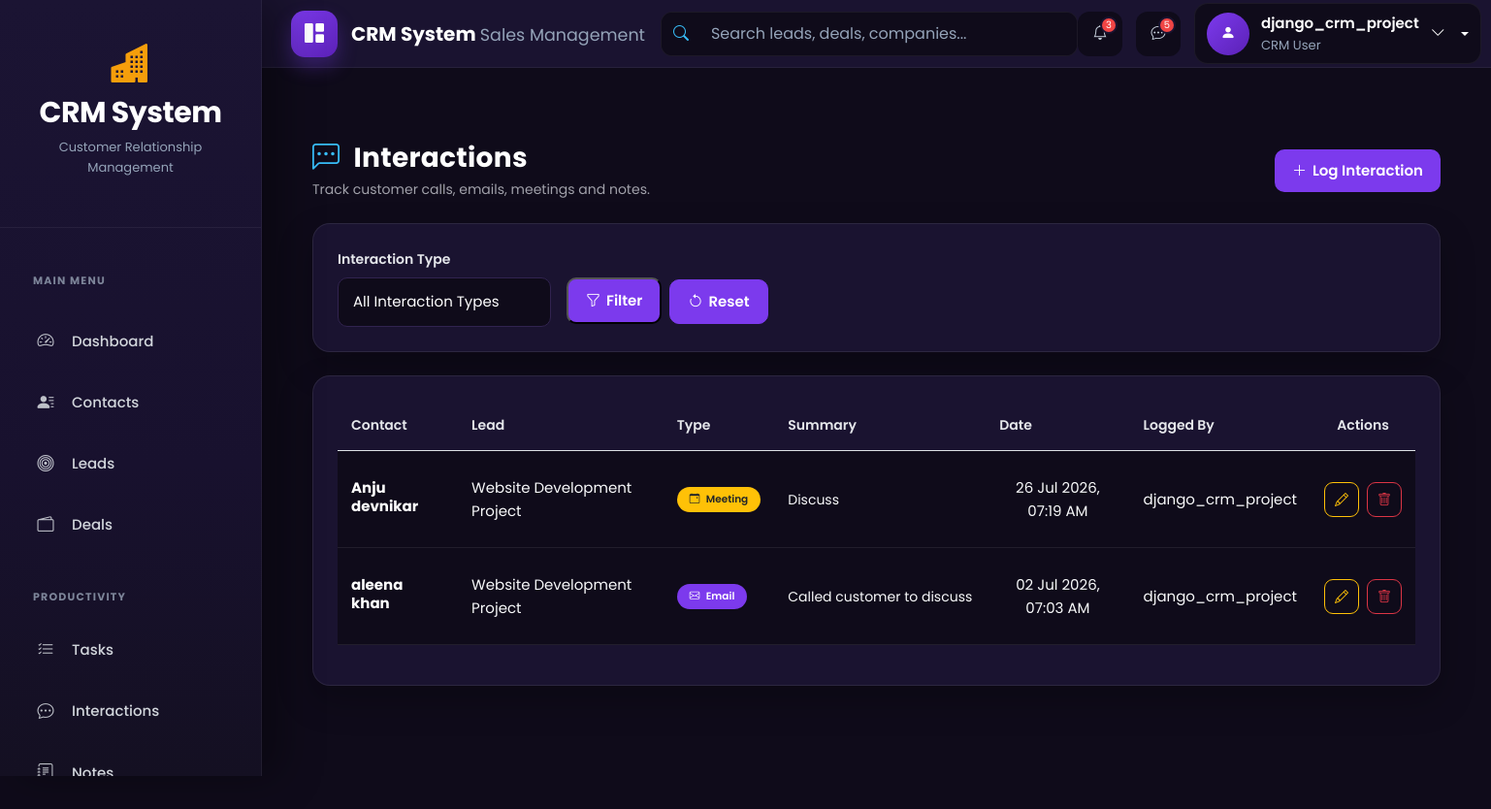
Screenshot of /interactions/ (signed in) with the database file from the repository.
### accounts/models.py (models this page shows)
class CustomUser(AbstractUser):
    ROLE_CHOICES = (
        ('admin', 'Admin'),
        ('agent', 'Agent'),
    )
    role = models.CharField(max_length=10, choices=ROLE_CHOICES, default='agent')
    phone = models.CharField(max_length=15, blank=True, null=True)
    profile_pic = models.ImageField(upload_to="profiles/", blank=True, null=True)
    email = models.EmailField(unique=True)
    is_approved = models.BooleanField(default=False, help_text="Admin approval required for login")
    def __str__(self):
        return self.username

### interactions/models.py (models this page shows, shortened)
class Interaction(models.Model):
    INTERACTION_CHOICES = (
        ("call", "Call"),
        ("email", "Email"),
        ("meeting", "Meeting"),
        ("note", "Note"),
    )
    contact = models.ForeignKey(
        Contact,
        on_delete=models.CASCADE,
        related_name="interactions",
    )
    lead = models.ForeignKey(
        Lead,
        on_delete=models.SET_NULL,
        null=True,
        blank=True,
        related_name="interactions",
    )
    interaction_type = models.CharField(
        max_length=10,
        choices=INTERACTION_CHOICES,
    )
    summary = models.TextField()
    logged_by = models.ForeignKey(
        settings.AUTH_USER_MODEL,
        on_delete=models.SET_NULL,
        null=True,
        related_name="logged_interactions",
    )
    interaction_date = models.DateTimeField(
        default=timezone.now,
    )
    class Meta:
        ordering = ["-interaction_date"]
        verbose_name = "Interaction"
        verbose_name_plural = "Interactions"

### contacts/models.py (models this page shows)
class Contact(models.Model):
    SOURCE_CHOICES = (
        ('website','Website'),
        ('referral','Referral'),
        ('social','Social Media'),
        ('cold_call','Cold Call'),
    )
    first_name = models.CharField(max_length=100)
    last_name = models.CharField(max_length=100)
    email = models.EmailField(unique=True)
    phone = models.CharField(max_length=20,blank=True)
    company = models.ForeignKey(Company,on_delete=models.SET_NULL,null=True,blank=True)
    assigned_to = models.ForeignKey(settings.AUTH_USER_MODEL,on_delete=models.SET_NULL,null=True,blank=True)
    source = models.CharField(max_length=20,choices=SOURCE_CHOICES)
    created_at = models.DateTimeField(auto_now_add=True)
    def __str__(self):
       return f"{self.first_name} {self.last_name}"

### leads/models.py (models this page shows)
class Lead(models.Model):
    STATUS_CHOICES = [
        ('new','New'),
        ('contacted','Contacted'),
        ('qualified','Qualified'),
        ('proposal','Proposal'),
        ('won','Won'),
        ('lost','Lost'),
    ]
    contact = models.ForeignKey(Contact,on_delete=models.CASCADE)
    title = models.CharField(max_length=200)
    status = models.CharField(max_length=20, choices=STATUS_CHOICES, default='new')
    assigned_to = models.ForeignKey(settings.AUTH_USER_MODEL, on_delete=models.SET_NULL, null=True,blank=True)
    estimated_value = models.DecimalField(max_digits=12, decimal_places=2, default=0)
    expected_close =models.DateField(null=True, blank=True)
    created_at = models.DateTimeField(auto_now_add=True)
    updated_at =models.DateTimeField(auto_now=True)
    def __str__(self):
        return self.title

### interactions/views.py (the view)
class InteractionListView(LoginRequiredMixin, ListView):
    model = Interaction
    template_name = "interactions/interaction_list.html"
    context_object_name = "interactions"
    def get_queryset(self):
        queryset = (
            Interaction.objects
            .select_related(
                "contact",
                "lead",
                "logged_by",
            )
            .order_by(
                "-interaction_date"
            )
        )
        if self.request.user.role != "admin":
            queryset = queryset.filter(
                logged_by=self.request.user
            )
        interaction_type = self.request.GET.get(
            "type"
        )
        if interaction_type:
            queryset = queryset.filter(
                interaction_type=interaction_type
            )
        return queryset

### templates/interactions/interaction_list.html (shortened to what this page needs)
{% extends "base.html" %}
{% block content %}
<div class="container-fluid mt-4">
    <div class="d-flex justify-content-between align-items-center flex-wrap gap-3 mb-4">
        <div>
            <h2 class="crm-title mb-1">
                <i class="bi bi-chat-left-dots me-2"
                   style="color:#38bdf8;"></i>
                Interactions
            </h2>
            <p class="crm-page-subtitle mb-0">
                Track customer calls, emails, meetings and notes.
            </p>
        </div>
        <a href="{% url 'interactions:interaction_add' %}"
           class="crm-btn-primary">
            <i class="bi bi-plus-lg"></i>
            Log Interaction
        </a>
    </div>
    <div class="crm-card mb-4">
        <form method="GET"
              class="crm-form d-flex flex-wrap gap-3 align-items-center">
            <div>
                <label class="crm-label mb-2">
                    Interaction Type
                </label>
                <select name="type"
                        class="form-select crm-input"
                        style="width:220px;">
                    <option value="">
                        All Interaction Types
                    </option>
                </select>
            </div>
            <div class="d-flex align-items-end gap-2"
                 style="padding-top:28px;">
                <button type="submit"
                        class="crm-btn-primary">
                    <i class="bi bi-funnel"></i>
                    Filter
                </button>
                <a href="{% url 'interactions:interaction_list' %}"
                   class="crm-btn-secondary">
                    <i class="bi bi-arrow-counterclockwise"></i>
                    Reset
                </a>
            </div>
        </form>
    </div>
    <div class="crm-card">
        {% if interactions %}
        <div class="table-responsive">
            <table class="table align-middle crm-contact-table">
                <thead>
                    <tr>
                        <th>Contact</th>
                        <th>Lead</th>
                        <th>Type</th>
                        <th>Summary</th>
                        <th>Date</th>
                        <th>Logged By</th>
                        <th class="text-center">
                            Actions
                        </th>
                    </tr>
                </thead>
                <tbody>
                {% for interaction in interactions %}
                    <tr>
                        <td>
                            <strong class="text-white">
                                {{ interaction.contact }}
                            </strong>
                        </td>
                        <td>
                            {% if interaction.lead %}
                                <span class="text-light">
                                    {{ interaction.lead }}
                                </span>
                            {% else %}
                                <span class="text-secondary">
                                    —
                                </span>
                            {% endif %}
                        </td>
                        <td>
                            {% if interaction.interaction_type == "call" %}
                                <span class="badge bg-success">
                                    <i class="bi bi-telephone me-1"></i>
                                    {{ interaction.get_interaction_type_display }}
                                </span>
                            {% elif interaction.interaction_type == "email" %}
                                <span class="badge bg-primary">
                                    <i class="bi bi-envelope me-1"></i>
                                    {{ interaction.get_interaction_type_display }}
                                </span>
                            {% elif interaction.interaction_type == "meeting" %}
                                <span class="badge bg-warning text-dark">
                                    <i class="bi bi-calendar-event me-1"></i>
                                    {{ interaction.get_interaction_type_display }}
                                </span>
                            {% else %}
                                <span class="badge bg-secondary">
                                    <i class="bi bi-sticky me-1"></i>
                                    {{ interaction.get_interaction_type_display }}
                                </span>
                            {% endif %}
                        </td>
                        <td title="{{ interaction.summary }}">
                            <span class="text-light">
                                {{ interaction.summary|truncatechars:50 }}
                            </span>
                        </td>
                        <td>
                            <span class="text-light">
                                {{ interaction.interaction_date|date:"d M Y, h:i A" }}
                            </span>
                        </td>
                        <td>
                            {% if interaction.logged_by %}
                                <span class="text-light">
                                    {{ interaction.logged_by }}
                                </span>
                            {% else %}
                                <span class="text-secondary">
                                    —
                                </span>
                            {% endif %}
                        </td>
                        <td class="text-center">
                            <div class="btn-group">
                                <a href="{% url 'interactions:interaction_edit' interaction.pk %}"
                                   class="btn btn-sm btn-outline-warning"
                                   title="Edit Interaction">
                                    <i class="bi bi-pencil"></i>
                                </a>
                                <a href="{% url 'interactions:interaction_delete' interaction.pk %}"
                                   class="btn btn-sm btn-outline-danger"
                                   title="Delete Interaction">
                                    <i class="bi bi-trash"></i>
                                </a>
                            </div>
                        </td>
                    </tr>
                {% endfor %}
                </tbody>
            </table>
        </div>
        {% endif %}
    </div>
</div>
{% endblock %}

### templates/includes/navbar.html (shortened to what this page needs)
<nav class="navbar navbar-expand-lg crm-navbar">
  <div class="container-fluid">
    <a class="navbar-brand crm-brand" href="{% url 'dashboard' %}">
      <div class="crm-brand-icon">
        <i class="bi bi-grid-1x2-fill"></i>
      </div>
      <div class="crm-brand-text">
        <span class="crm-brand-title"> CRM System </span>
        <small> Sales Management </small>
      </div>
    </a>
    <div class="collapse navbar-collapse" id="crmNavbar">
      <form class="crm-search mx-auto">
        <div class="input-group">
          <span class="input-group-text">
            <i class="bi bi-search"></i>
          </span>
          <input
            type="search"
            class="form-control"
            placeholder="Search leads, deals, companies..."
          />
        </div>
      </form>
      {% if user.is_authenticated %}
      <div class="crm-navbar-actions">
       <a href="javascript:void(0);" class="crm-nav-icon">
    <i class="bi bi-bell"></i>
    <span class="crm-nav-badge">3</span>
</a>
        <a href="#" class="crm-nav-icon">
          <i class="bi bi-chat-dots"></i>
          <span class="crm-nav-badge">5</span>
        </a>
        <div class="dropdown crm-user-dropdown">
          <a
            href="#"
            class="crm-user dropdown-toggle"
            role="button"
            data-bs-toggle="dropdown"
            aria-expanded="false"
          >
            <div class="crm-avatar">
              <i class="bi bi-person-fill"></i>
            </div>
            <div class="crm-user-info">
              <span class="crm-user-name"> {{ user.username }} </span>
<small>
    CRM User
</small>            </div>
            <i class="bi bi-chevron-down crm-arrow"></i>
          </a>
        </div>
      </div>
      {% else %}
      <div class="d-flex align-items-center gap-2 ms-auto">
        <a href="/accounts/login/" class="btn btn-outline-light"> Login </a>
        <a href="/accounts/register/" class="btn btn-primary"> Register </a>
      </div>
      {% endif %}
    </div>
  </div>
</nav>

### rows the page displays
CustomUser: username "django_crm_project"
Interaction: contact "Anju devnikar", lead "Website Development Project", interaction_type "Meeting", summary "Discuss", interaction_date "26 Jul 2026, 07:19 AM", logged_by "django_crm_project"
Interaction: contact "aleena khan", lead "Website Development Project", interaction_type "Email", summary "Called customer to discuss", interaction_date "02 Jul 2026, 07:03 AM", logged_by "django_crm_project"
